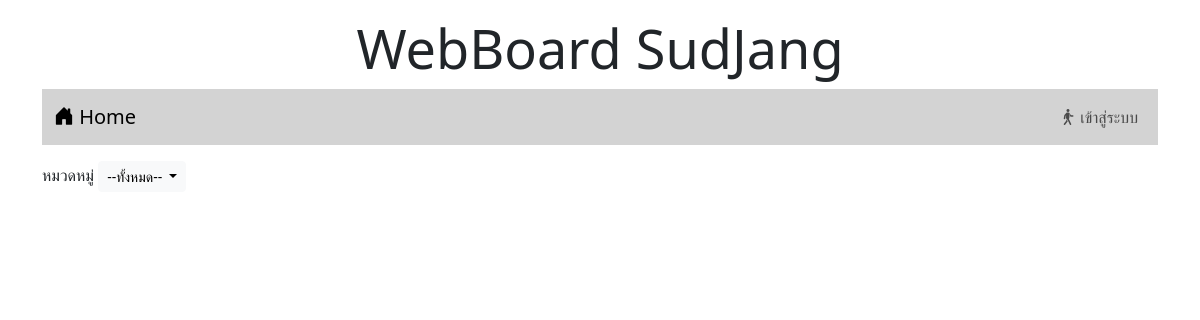
The app's page /, older data.
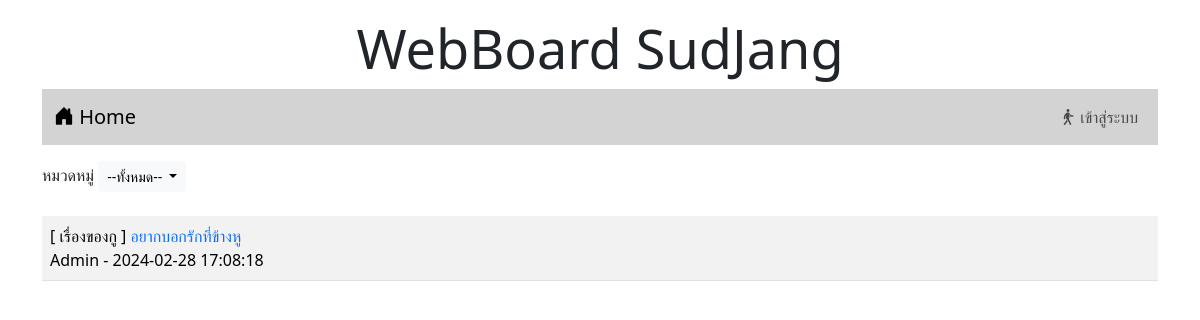
The same page, newer data.
### tables this page shows
CREATE TABLE `post` (
  `id` int(11) NOT NULL,
  `title` varchar(128) NOT NULL,
  `content` varchar(2048) NOT NULL,
  `post_date` datetime NOT NULL,
  `cat_id` int(11) NOT NULL,
  `user_id` int(11) NOT NULL
);

CREATE TABLE `category` (
  `id` int(11) NOT NULL,
  `name` varchar(32) NOT NULL
);

CREATE TABLE `user` (
  `id` int(11) NOT NULL,
  `login` varchar(32) NOT NULL,
  `password` varchar(64) NOT NULL,
  `name` varchar(64) NOT NULL,
  `gender` char(1) NOT NULL,
  `email` varchar(32) NOT NULL,
  `role` char(1) NOT NULL
);

### index.php (the view, shortened to what this page needs)
<!DOCTYPE html>
<html lang="en">
<head>
    <link rel="stylesheet" href="bootstrap-5.3.2-dist/css/bootstrap.min.css">
    <link rel="stylesheet" href="https://cdn.jsdelivr.net/npm/bootstrap-icons@1.11.3/font/bootstrap-icons.min.css">
</head>
<body>
    <div class="container-lg">
    <h1 style="text-align: center;font-size: 54px;"class="mt-3">WebBoard SudJang</h1>
<?php include "nav.php" ?>
<div class="mt-3 d-flex justify-content-between">
    <div>
    <label>หมวดหมู่</label>
        <span class="dropdown">
            <button class="btn btn-light btn-sm dropdown-toggle" type="button" data-bs-toggle="dropdown" aria-expanded="false">
            --ทั้งหมด--
        </button>
        </span>
    </div>
</div>
<br>
<table class="table table-striped">
        <?php
        $conn=new PDO("mysql:host=localhost;dbname=webboard;charset=utf8","root","");
        $sql="SELECT t3.name,t1.title,t1.id,t2.login,t1.post_date FROM post as t1
        INNER JOIN user as t2 ON(t1.user_id=t2.id)
        INNER JOIN category as t3 ON (t1.cat_id=t3.id) ORDER BY t1.post_date DESC";
        $result=$conn->query($sql);
        while($row= $result->fetch()){
            echo "<tr><td class='d-flex justify-content-between'>
            <div>[ $row[0] ] <a href=post.php?id=$row[2]
            style=text-decoration:none>$row[1] </a><br>$row[3] - $row[4]</div>";
        }
        ?>
</table>
    </div>
</body>
</html>

Row changes from the older to the newer data that the page shows:
added post: category.name "เรื่องของกู", title "อยากบอกรักที่ข้างหู", user.login "Admin", post_date "2024-02-28 17:08:18"
